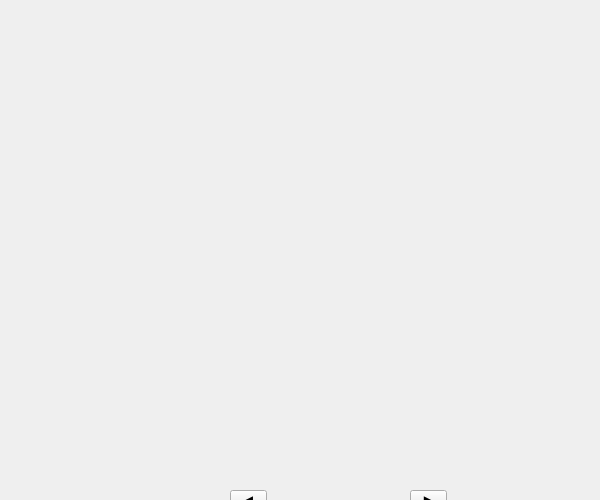
<?xml version="1.0" encoding="UTF-8"?>
<ui version="4.0">
 <class>PreviewImageDlg</class>
 <widget class="QDialog" name="PreviewImageDlg">
  <property name="geometry">
   <rect>
    <x>0</x>
    <y>0</y>
    <width>600</width>
    <height>500</height>
   </rect>
  </property>
  <property name="sizePolicy">
   <sizepolicy hsizetype="Preferred" vsizetype="Preferred">
    <horstretch>0</horstretch>
    <verstretch>0</verstretch>
   </sizepolicy>
  </property>
  <property name="minimumSize">
   <size>
    <width>300</width>
    <height>250</height>
   </size>
  </property>
  <property name="windowTitle">
   <string>Dialog</string>
  </property>
  <widget class="QLabel" name="wpLblImage">
   <property name="geometry">
    <rect>
     <x>10</x>
     <y>10</y>
     <width>800</width>
     <height>550</height>
    </rect>
   </property>
   <property name="sizePolicy">
    <sizepolicy hsizetype="Minimum" vsizetype="Minimum">
     <horstretch>0</horstretch>
     <verstretch>0</verstretch>
    </sizepolicy>
   </property>
   <property name="minimumSize">
    <size>
     <width>800</width>
     <height>550</height>
    </size>
   </property>
   <property name="text">
    <string/>
   </property>
  </widget>
  <widget class="QLabel" name="wpLblIndex">
   <property name="geometry">
    <rect>
     <x>320</x>
     <y>490</y>
     <width>54</width>
     <height>21</height>
    </rect>
   </property>
   <property name="text">
    <string>&lt;html&gt;&lt;head/&gt;&lt;body&gt;&lt;p align=&quot;center&quot;&gt;&lt;br/&gt;&lt;/p&gt;&lt;/body&gt;&lt;/html&gt;</string>
   </property>
  </widget>
  <widget class="QToolButton" name="wpTbtnLastImage">
   <property name="geometry">
    <rect>
     <x>230</x>
     <y>490</y>
     <width>37</width>
     <height>18</height>
    </rect>
   </property>
   <property name="text">
    <string>◀</string>
   </property>
  </widget>
  <widget class="QToolButton" name="wpTbtnNextImage">
   <property name="geometry">
    <rect>
     <x>410</x>
     <y>490</y>
     <width>37</width>
     <height>18</height>
    </rect>
   </property>
   <property name="text">
    <string>▶</string>
   </property>
  </widget>
 </widget>
 <resources/>
 <connections/>
</ui>
